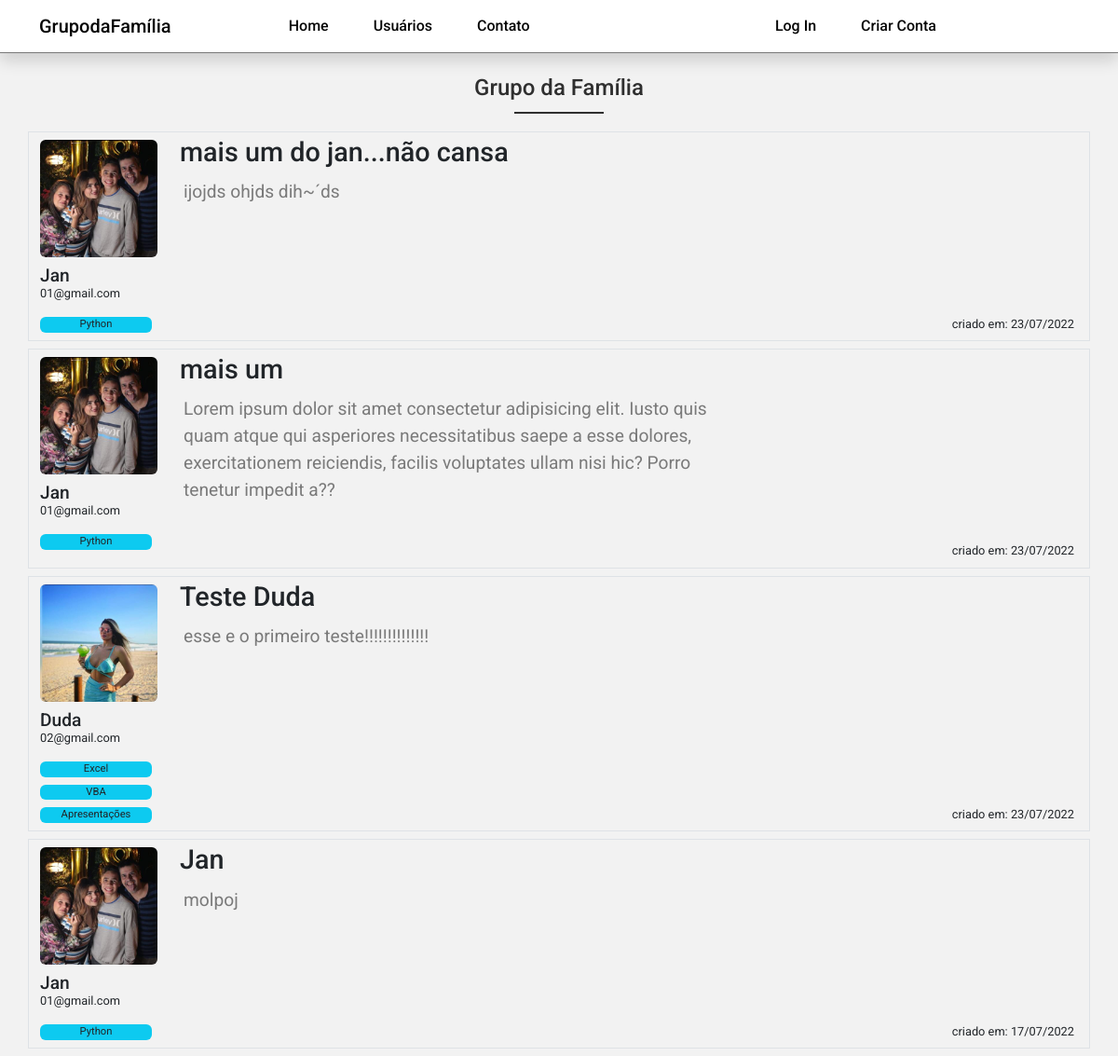
The page / on the database its author committed.
### dafamilia/models.py (models this page shows, shortened)
class Post(database.Model):
    id = database.Column(database.Integer, primary_key=True)
    titulo = database.Column(database.Integer, nullable=False)
    corpo = database.Column(database.Text, nullable=False)
    data_criacao = database.Column(
        database.DateTime, nullable=False, default=datetime.utcnow)
    id_usuario = database.Column(
        database.Integer, database.ForeignKey('usuario.id'), nullable=False)

class Usuario(database.Model, UserMixin):
    id = database.Column(database.Integer, primary_key=True)
    username = database.Column(database.String, nullable=False)
    email = database.Column(database.String, nullable=False, unique=True)
    senha = database.Column(database.String, nullable=False)
    foto_perfil = database.Column(database.String, default='default.jpg')
    posts = database.relationship('Post', backref='autor', lazy=True)
    cursos = database.Column(database.String, nullable=False, default='Não Informado')

### dafamilia/routes.py (the view)
@app.route('/')
def home():
    posts = Post.query.order_by(Post.id.desc())
    return render_template('home.html', posts=posts)

### dafamilia/templates/home.html (shortened to what this page needs)
{% extends 'base.html' %}
{% block body %}
    <h1 class="page-h1">Grupo da Família</h1>
    <div class="container">
        {% for post in posts %}
            <div class="row border mb-2 post">
                <div class="col-4 autor-info mt-2">
                    <img class="img-fluid mb-2 rounded" src="{{ url_for('static', filename='fotos_perfil/{}'.format(post.autor.foto_perfil)) }}" >
                    <h3 class="autor-name">{{ post.autor.username }}</h3>
                    <address class="autor-email">{{post.autor.email}}</address>
                    <div class="cursos">
                        {% for curso in post.autor.cursos.split(';') %}
                            <span class="curso rounded">{{ curso }}</span>
                        {% endfor %}
                    </div>
                </div>
                <div class="col-8 post-info mt-1">
                    <div class="post-titulo d-flex justify-content-between">
                        <h3>{{ post.titulo }}</h3>
                    </div>
                    <div class="post-corpo">
                        <p class="d-flex justify-content-start p-1 secondary-color">{{ post.corpo }}</p>
                    </div>
                    <div class="post-data-criacao mt-5 mb-0 p-0">
                        <span>criado em: {{ post.data_criacao.strftime('%d/%m/%Y') }}</span>
                    </div>
                </div>
            </div>
        {% endfor %}
    </div>
{% endblock %}

### dafamilia/static/main.css (style rules this page uses)
* { font-family: 'Roboto', sans-serif; }
body { background-color: #f2f2f2; }
.secondary-color { color: #7a7a7a; }
.page-h1 { display: flex; justify-content: center; margin: 5rem 0 2rem; color: #2f2f2f; font-size: 1.5rem; font-weight: 500; position:relative; }
.page-h1::after { width: 6rem; border-bottom: 2px solid #2f2f2f; content: ''; position: absolute; top: 2.5rem; }
.post { position: relative; }
.autor-info { max-width: 150px; display: flex; flex-direction: column; }
.autor-name { font-size: 1.2rem; }
.autor-email { font-size: 0.8rem; margin-top: -10px; }
.cursos { width: 120px; display: flex; flex-direction: row; flex-wrap: wrap; }
.curso { min-width: 100%; font-size: 0.7rem; background: #0DCAF0; text-align: center; margin-bottom: 0.5rem; }
.post-info { display: flex; flex-direction: column; }
.post-titulo { font-size: 1.8rem; }
.post-titulo h3 { font-size: 1.8rem; max-width: 80%; }
.post-corpo { font-size: 1.2rem; max-width: 80%; }
.post-data-criacao { font-family: monospace; font-size: 0.8rem; }
.post-data-criacao span { position: absolute; bottom: 0.5rem; right: 1rem; }

### rows shown on the page
Post: foto_perfil (picture), autor.username "Jan", autor.email "01@gmail.com", titulo "mais um do jan...não cansa", corpo "ijojds ohjds dih~´ds", data_criacao "23/07/2022"
Usuario: cursos "Python"
Post: foto_perfil (picture), autor.username "Jan", autor.email "01@gmail.com", titulo "mais um", corpo "Lorem ipsum dolor sit amet consectetur adipisicing elit. Iusto quis quam atque qui asperiores necessitatibus saepe a esse dolores, exercitationem reiciendis, facilis voluptates ullam nisi hic? Porro tenetur impedit a??", data_criacao "23/07/2022"
Post: foto_perfil (picture), autor.username "Duda", autor.email "02@gmail.com", curso "Excel" "VBA" "Apresentações", titulo "Teste Duda", corpo "esse e o primeiro teste!!!!!!!!!!!!!!", data_criacao "23/07/2022"
Post: foto_perfil (picture), autor.username "Jan", autor.email "01@gmail.com", titulo "Jan", corpo "molpoj", data_criacao "17/07/2022"
